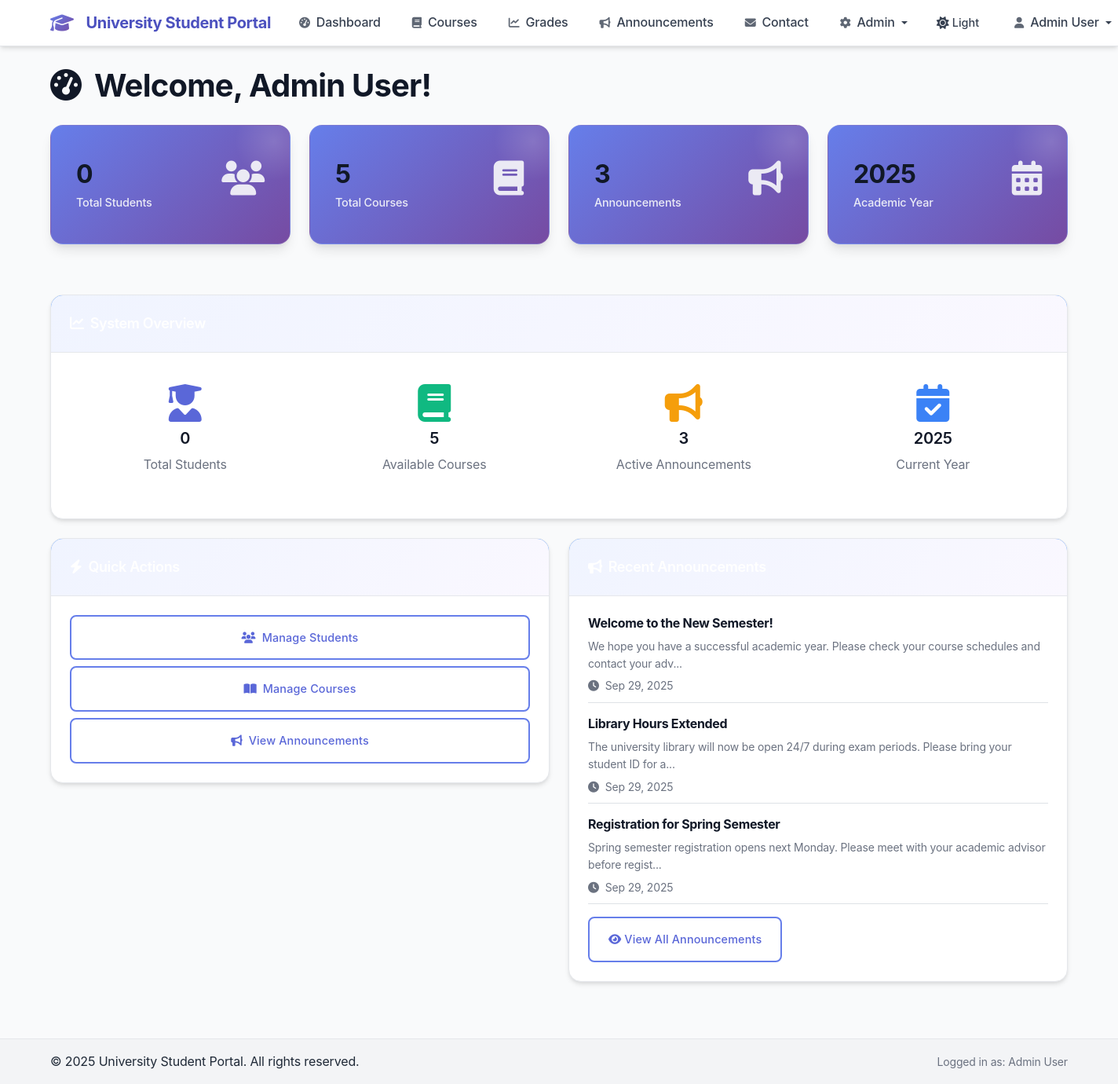
/dashboard.php (signed in), run on the app's committed database.
### tables this page shows
CREATE TABLE IF NOT EXISTS announcements (
    id INT AUTO_INCREMENT PRIMARY KEY,
    title VARCHAR(255) NOT NULL,
    content TEXT NOT NULL,
    created_at TIMESTAMP DEFAULT CURRENT_TIMESTAMP
);

### db.php (called while the page is built, shortened)
<?php
function isAdmin() {
    return isset($_SESSION['role']) && $_SESSION['role'] === 'admin';
}
function sanitizeInput($input) {
    return htmlspecialchars(trim($input), ENT_QUOTES, 'UTF-8');
}
?>

### dashboard.php (the view, shortened to what this page needs)
<?php
require_once 'db.php';
require_once 'header.php';
try {
    $stmt = $pdo->prepare("SELECT COUNT(*) FROM users WHERE role = 'student'");
    $stmt->execute();
    $total_students = $stmt->fetchColumn();
    $stmt = $pdo->prepare("SELECT COUNT(*) FROM courses");
    $stmt->execute();
    $total_courses = $stmt->fetchColumn();
    $stmt = $pdo->prepare("SELECT COUNT(*) FROM announcements");
    $stmt->execute();
    $total_announcements = $stmt->fetchColumn();
    $stmt = $pdo->prepare("SELECT title, content, created_at FROM announcements ORDER BY created_at DESC LIMIT 5");
    $stmt->execute();
    $recent_announcements = $stmt->fetchAll();
} catch (PDOException $e) {
    $error_message = 'Database error occurred while loading dashboard.';
}
?>
<div class="row">
    <div class="col-12">
        <h1 class="mb-4">
            <i class="fas fa-tachometer-alt me-2"></i>
            Welcome, <?= sanitizeInput($_SESSION['name']) ?>!
        </h1>
    </div>
</div>
<div class="row mb-4 stagger-animation">
    <?php if (isAdmin()): ?>
        <div class="col-md-3 mb-3">
            <div class="stats-card">
                <div class="d-flex justify-content-between align-items-center">
                    <div>
                        <h3><?= $total_students ?></h3>
                        <p>Total Students</p>
                    </div>
                    <div class="card-icon">
                        <i class="fas fa-users"></i>
                    </div>
                </div>
            </div>
        </div>
        <div class="col-md-3 mb-3">
            <div class="stats-card">
                <div class="d-flex justify-content-between align-items-center">
                    <div>
                        <h3><?= $total_courses ?></h3>
                        <p>Total Courses</p>
                    </div>
                    <div class="card-icon">
                        <i class="fas fa-book"></i>
                    </div>
                </div>
            </div>
        </div>
        <div class="col-md-3 mb-3">
            <div class="stats-card">
                <div class="d-flex justify-content-between align-items-center">
                    <div>
                        <h3><?= $total_announcements ?></h3>
                        <p>Announcements</p>
                    </div>
                    <div class="card-icon">
                        <i class="fas fa-bullhorn"></i>
                    </div>
                </div>
            </div>
        </div>
        <div class="col-md-3 mb-3">
            <div class="stats-card">
                <div class="d-flex justify-content-between align-items-center">
                    <div>
                        <h3><?= date('Y') ?></h3>
                        <p>Academic Year</p>
                    </div>
                    <div class="card-icon">
                        <i class="fas fa-calendar-alt"></i>
                    </div>
                </div>
            </div>
        </div>
    <?php endif; ?>
</div>
<?php if (isAdmin()): ?>
<div class="row mb-4">
    <div class="col-md-12">
        <div class="card">
            <div class="card-header bg-primary text-white">
                <h5 class="card-title mb-0">
                    <i class="fas fa-chart-line me-2"></i>System Overview
                </h5>
            </div>
            <div class="card-body">
                <div class="row text-center">
                    <div class="col-md-3">
                        <div class="p-3">
                            <i class="fas fa-user-graduate fa-3x text-primary mb-2"></i>
                            <h4><?= $total_students ?></h4>
                            <p class="text-muted">Total Students</p>
                        </div>
                    </div>
                    <div class="col-md-3">
                        <div class="p-3">
                            <i class="fas fa-book fa-3x text-success mb-2"></i>
                            <h4><?= $total_courses ?></h4>
                            <p class="text-muted">Available Courses</p>
                        </div>
                    </div>
                    <div class="col-md-3">
                        <div class="p-3">
                            <i class="fas fa-bullhorn fa-3x text-warning mb-2"></i>
                            <h4><?= $total_announcements ?></h4>
                            <p class="text-muted">Active Announcements</p>
                        </div>
                    </div>
                    <div class="col-md-3">
                        <div class="p-3">
                            <i class="fas fa-calendar-check fa-3x text-info mb-2"></i>
                            <h4><?= date('Y') ?></h4>
                            <p class="text-muted">Current Year</p>
                        </div>
                    </div>
                </div>
            </div>
        </div>
    </div>
</div>
<?php endif; ?>
<div class="row">
    <div class="col-md-6 mb-4">
        <div class="card">
            <div class="card-header bg-primary text-white">
                <h5 class="card-title mb-0">
                    <i class="fas fa-bolt me-2"></i>Quick Actions
                </h5>
            </div>
            <div class="card-body">
                <?php if (isAdmin()): ?>
                    <div class="d-grid gap-2">
                        <a href="admin_students.php" class="btn btn-outline-primary">
                            <i class="fas fa-users me-2"></i>Manage Students
                        </a>
                        <a href="admin_courses.php" class="btn btn-outline-primary">
                            <i class="fas fa-book-open me-2"></i>Manage Courses
                        </a>
                        <a href="news.php" class="btn btn-outline-primary">
                            <i class="fas fa-bullhorn me-2"></i>View Announcements
                        </a>
                    </div>
                <?php endif; ?>
            </div>
        </div>
    </div>
    <div class="col-md-6 mb-4">
        <div class="card">
            <div class="card-header bg-primary text-white">
                <h5 class="card-title mb-0">
                    <i class="fas fa-bullhorn me-2"></i>Recent Announcements
                </h5>
            </div>
            <div class="card-body">
                <?php if (!empty($recent_announcements)): ?>
                    <?php foreach (array_slice($recent_announcements, 0, 3) as $announcement): ?>
                        <div class="mb-3 pb-2 border-bottom">
                            <h6 class="fw-bold"><?= sanitizeInput($announcement['title']) ?></h6>
                            <p class="text-muted small mb-1">
                                <?= substr(sanitizeInput($announcement['content']), 0, 100) ?>...
                            </p>
                            <small class="text-muted">
                                <i class="fas fa-clock me-1"></i>
                                <?= date('M j, Y', strtotime($announcement['created_at'])) ?>
                            </small>
                        </div>
                    <?php endforeach; ?>
                    <a href="news.php" class="btn btn-sm btn-outline-primary">
                        <i class="fas fa-eye me-1"></i>View All Announcements
                    </a>
                <?php else: ?>
                    <p class="text-muted">No announcements available.</p>
                <?php endif; ?>
            </div>
        </div>
    </div>
</div>
<?php require_once 'footer.php'; ?>

### data on the page
announcements: title "Welcome to the New Semester!", content "We hope you have a successful academic year. Please check your course schedules and contact your adv", created_at "Sep 29, 2025"
announcements: title "Library Hours Extended", content "The university library will now be open 24/7 during exam periods. Please bring your student ID for a", created_at "Sep 29, 2025"
announcements: title "Registration for Spring Semester", content "Spring semester registration opens next Monday. Please meet with your academic advisor before regist", created_at "Sep 29, 2025"

### other printed values
SITE_NAME "University Student Portal"
sanitizeInput($_SESSION['name'] ?? 'User') "Admin User"
sanitizeInput($_SESSION['name']) "Admin User"
$total_students "0"
$total_courses "5"
$total_announcements "3"
